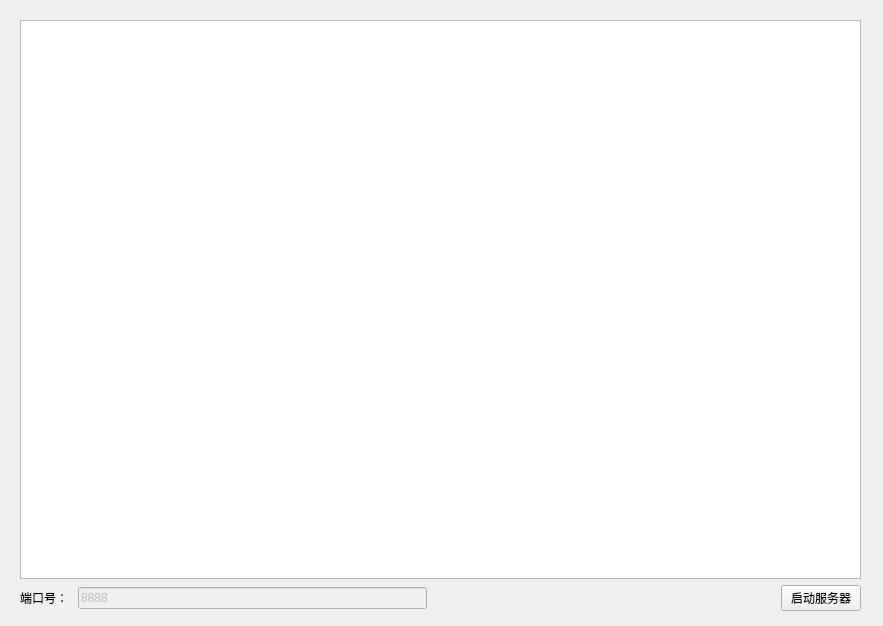
<?xml version="1.0" encoding="UTF-8"?>
<ui version="4.0">
 <class>Widget</class>
 <widget class="QWidget" name="Widget">
  <property name="geometry">
   <rect>
    <x>0</x>
    <y>0</y>
    <width>883</width>
    <height>626</height>
   </rect>
  </property>
  <property name="windowTitle">
   <string>聊天室服务器</string>
  </property>
  <property name="windowIcon">
   <iconset resource="icons.qrc">
    <normaloff>:/icons/icons/fish-logo.bmp</normaloff>:/icons/icons/fish-logo.bmp</iconset>
  </property>
  <widget class="QWidget" name="layoutWidget">
   <property name="geometry">
    <rect>
     <x>20</x>
     <y>20</y>
     <width>841</width>
     <height>591</height>
    </rect>
   </property>
   <layout class="QVBoxLayout" name="verticalLayout">
    <item>
     <widget class="QListWidget" name="msgWidget"/>
    </item>
    <item>
     <layout class="QHBoxLayout" name="horizontalLayout">
      <item>
       <widget class="QLabel" name="portLab">
        <property name="text">
         <string>端口号： </string>
        </property>
       </widget>
      </item>
      <item>
       <widget class="QLineEdit" name="portEdit">
        <property name="enabled">
         <bool>false</bool>
        </property>
        <property name="text">
         <string>8888</string>
        </property>
       </widget>
      </item>
      <item>
       <spacer name="horizontalSpacer">
        <property name="orientation">
         <enum>Qt::Horizontal</enum>
        </property>
        <property name="sizeHint" stdset="0">
         <size>
          <width>40</width>
          <height>20</height>
         </size>
        </property>
       </spacer>
      </item>
      <item>
       <widget class="QPushButton" name="startBtn">
        <property name="text">
         <string>启动服务器</string>
        </property>
       </widget>
      </item>
     </layout>
    </item>
   </layout>
  </widget>
 </widget>
 <resources>
  <include location="icons.qrc"/>
 </resources>
 <connections/>
</ui>
